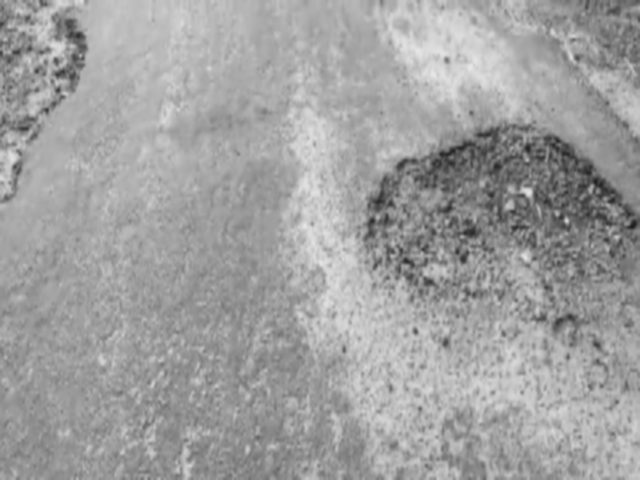
#> input picture shadowRemoval/denoised_checked/frame_0001.png, 640 x 480 px; its folder holds only this picture in this run
$ jupyter execute --allow-errors Shadow.ipynb
#> lines starting #> are read from the running program, lines starting #| are printed output that depends on the picture
#> further down, gray is the input picture: shape (480, 640); min 28, max 232, mean 160.2
[cell 1]
import cv2
import os
import numpy as np
import matplotlib.pyplot as plt

input_folder  = "denoised_checked"
output_folder = "shadow_removed"
os.makedirs(output_folder, exist_ok=True)

def remove_shadow(gray):
    illumination = cv2.GaussianBlur(gray, (51, 51), 0)
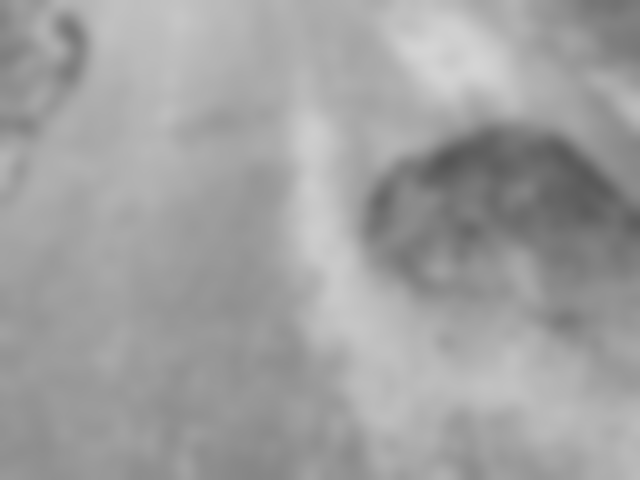
#> illumination: shape (480, 640); min 86, max 212, mean 160.2
    subtracted   = cv2.subtract(gray, illumination)
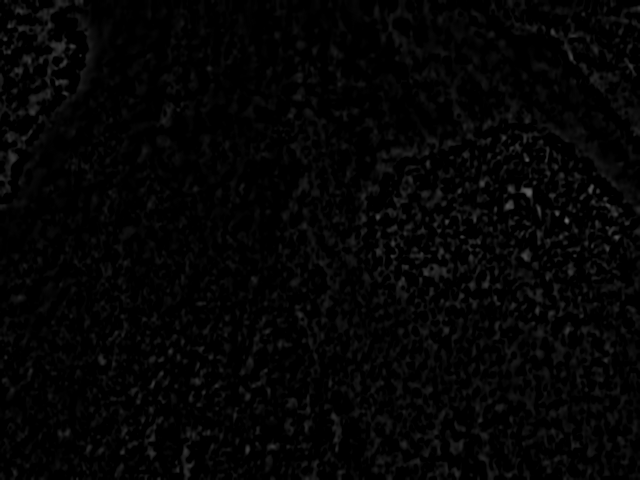
#> subtracted: shape (480, 640); min 0, max 105, mean 4.6
    result       = cv2.normalize(subtracted, None, 0, 255, cv2.NORM_MINMAX)
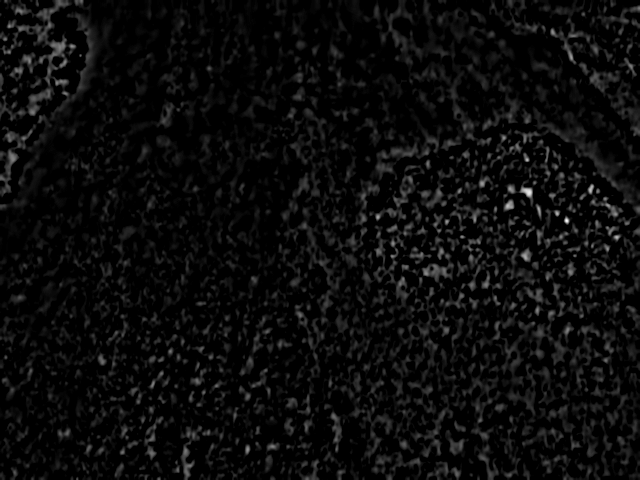
#> result: shape (480, 640); min 0, max 255, mean 11.2
    result       = cv2.addWeighted(result, 0.3, gray, 0.7, 0)
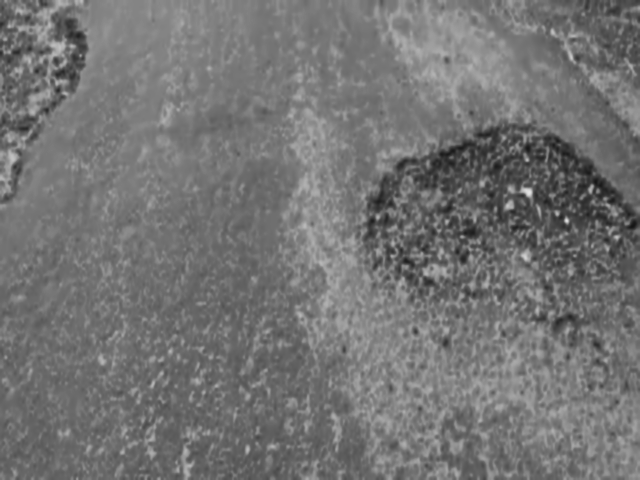
#> result: shape (480, 640); min 20, max 227, mean 115.5
    return result

before = None
after  = None

for filename in sorted(os.listdir(input_folder)):
    gray = cv2.imread(os.path.join(input_folder, filename), cv2.IMREAD_GRAYSCALE)
    if gray is None:
        continue
    result = remove_shadow(gray)
    cv2.imwrite(os.path.join(output_folder, filename), result)
    if filename == "frame_0000.png":
        before = gray
        after  = result

print("Shadow removal complete!")

plt.figure(figsize=(12, 10))

plt.subplot(2, 2, 1)
#> (the rest of this cell did not finish here and is left out)

$ run again, on shadowRemoval/denoised_checked/frame_0005.png
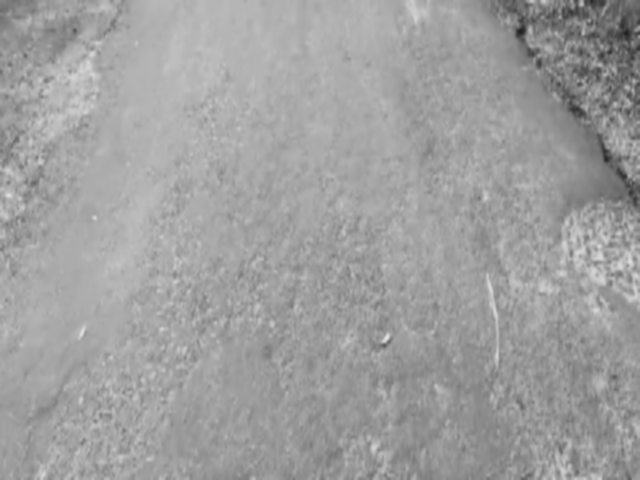
#> input picture shadowRemoval/denoised_checked/frame_0005.png, 640 x 480 px
#> gray is the input picture: shape (480, 640); min 30, max 228, mean 159.2
#> in remove_shadow, `subtracted   = cv2.subtract(gray, illumination)`:
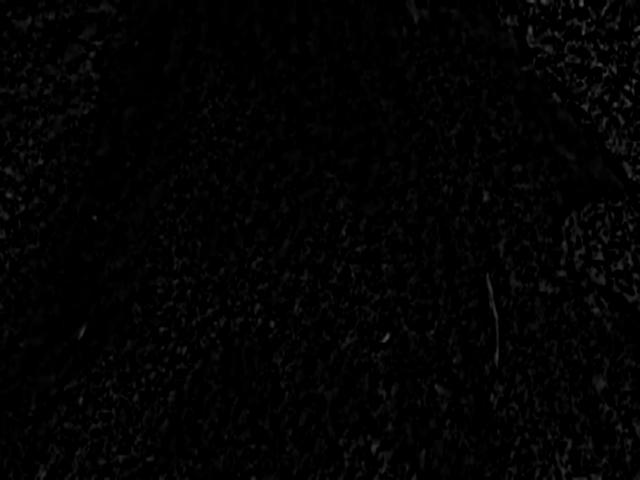
#> subtracted: shape (480, 640); min 0, max 84, mean 2.9
#> in remove_shadow, `result       = cv2.addWeighted(result, 0.3, gray, 0.7, 0)`:
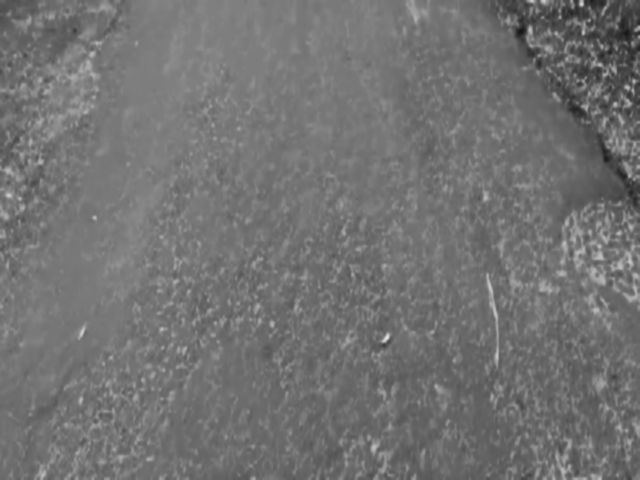
#> result: shape (480, 640); min 21, max 227, mean 114

$ run again, on shadowRemoval/denoised_checked/frame_0006.png
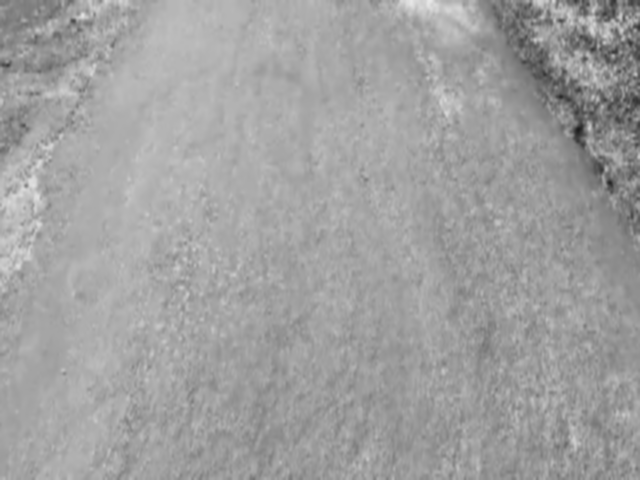
#> input picture shadowRemoval/denoised_checked/frame_0006.png, 640 x 480 px
#> gray is the input picture: shape (480, 640); min 26, max 232, mean 160.1
#> in remove_shadow, `subtracted   = cv2.subtract(gray, illumination)`:
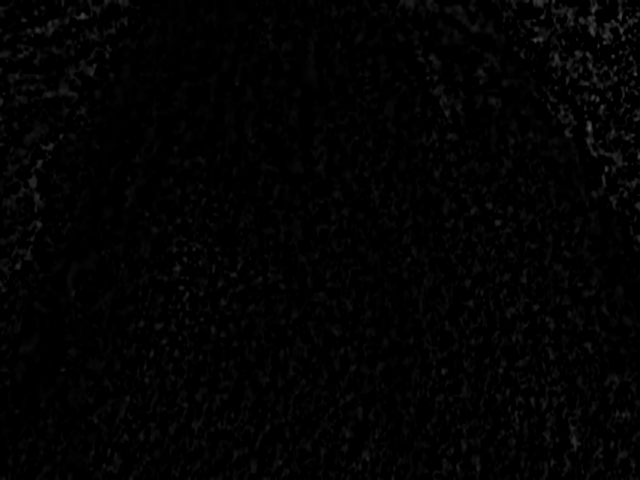
#> subtracted: shape (480, 640); min 0, max 87, mean 2.8
#> in remove_shadow, `result       = cv2.addWeighted(result, 0.3, gray, 0.7, 0)`:
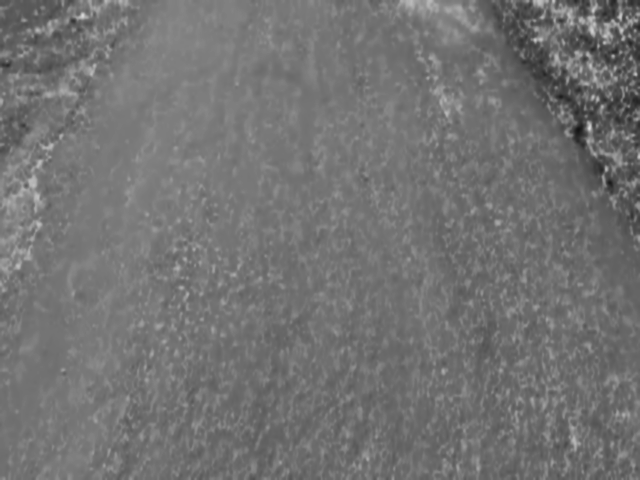
#> result: shape (480, 640); min 18, max 219, mean 114.6

$ run again, on shadowRemoval/denoised_checked/frame_0007.png
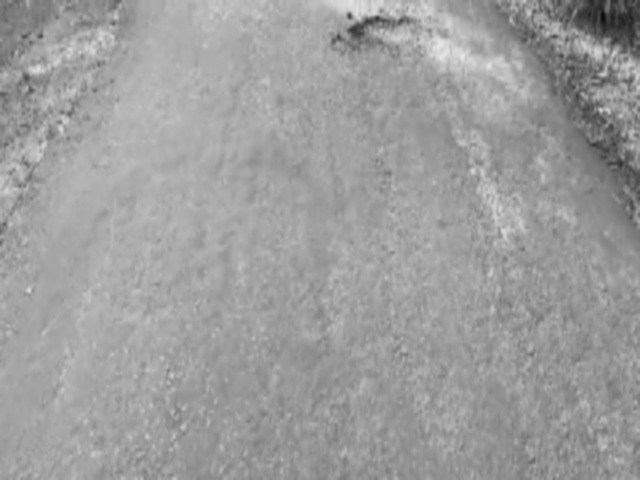
#> input picture shadowRemoval/denoised_checked/frame_0007.png, 640 x 480 px
#> gray is the input picture: shape (480, 640); min 11, max 231, mean 157.2
#> in remove_shadow, `subtracted   = cv2.subtract(gray, illumination)`:
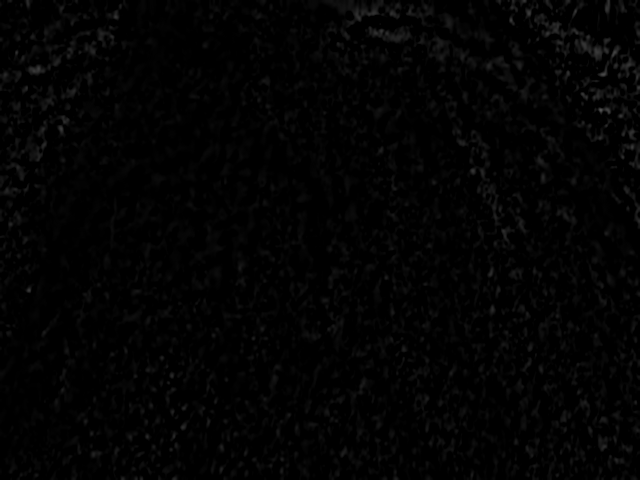
#> subtracted: shape (480, 640); min 0, max 81, mean 2.9
#> in remove_shadow, `result       = cv2.addWeighted(result, 0.3, gray, 0.7, 0)`:
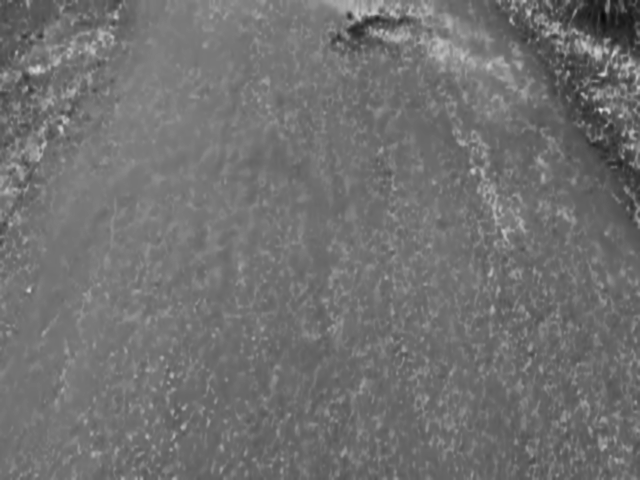
#> result: shape (480, 640); min 8, max 221, mean 112.8

$ run again, on shadowRemoval/denoised_checked/frame_0002.png
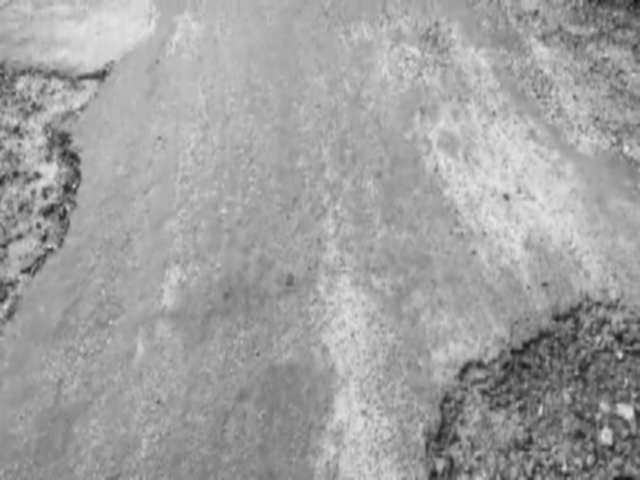
#> input picture shadowRemoval/denoised_checked/frame_0002.png, 640 x 480 px
#> gray is the input picture: shape (480, 640); min 21, max 230, mean 160.5
#> in remove_shadow, `result       = cv2.addWeighted(result, 0.3, gray, 0.7, 0)`:
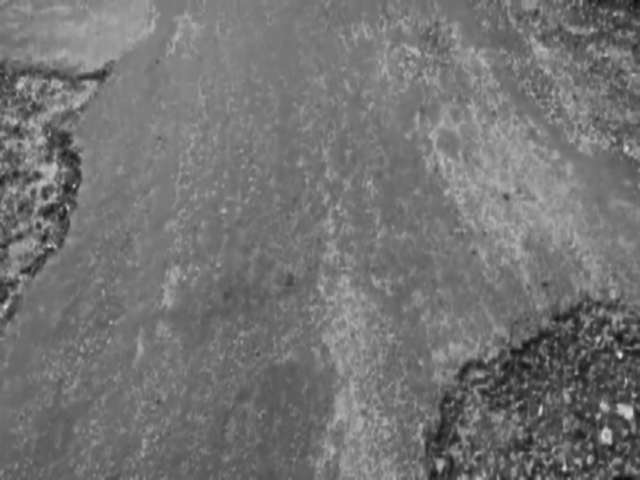
#> result: shape (480, 640); min 15, max 225, mean 115.4
